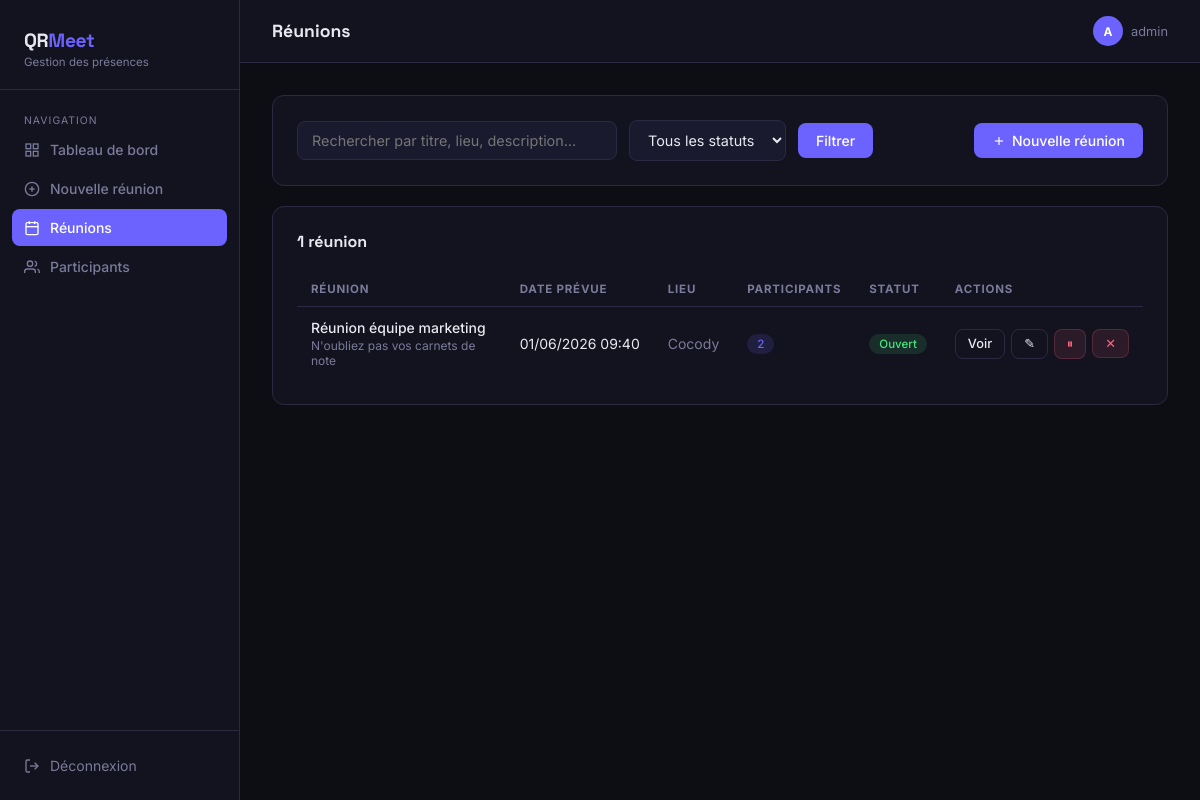
Screenshot of /meetings (signed in) with the database file from the repository.
### app.py (models this page shows)
class Meeting(db.Model):
    id = db.Column(db.Integer, primary_key=True)
    title = db.Column(db.String(200), nullable=False)
    description = db.Column(db.Text, default='')
    location = db.Column(db.String(200), default='')
    scheduled_at = db.Column(db.DateTime, nullable=False)
    created_at = db.Column(db.DateTime, default=datetime.utcnow)
    token = db.Column(db.String(64), unique=True, nullable=False)
    is_active = db.Column(db.Boolean, default=True)
    participants = db.relationship('Participant', backref='meeting', lazy=True, cascade='all, delete-orphan')
    @property
    def participant_count(self):
        return len(self.participants)

### app.py (the view)
@app.route('/meetings')
@login_required
def meetings_list():
    search = request.args.get('q', '').strip()
    status = request.args.get('status', '')  # 'active', 'closed', ou ''
    query = Meeting.query
    if search:
        query = query.filter(
            (Meeting.title.ilike(f'%{search}%')) |
            (Meeting.location.ilike(f'%{search}%')) |
            (Meeting.description.ilike(f'%{search}%'))
        )
    if status == 'active':
        query = query.filter_by(is_active=True)
    elif status == 'closed':
        query = query.filter_by(is_active=False)
    meetings = query.order_by(Meeting.scheduled_at.desc()).all()
    return render_template('meetings.html', meetings=meetings, search=search, status=status)

### app.py (called while the page is built)
def login_required(f):
    @wraps(f)
    def decorated(*args, **kwargs):
        if 'admin_id' not in session:
            return redirect(url_for('login'))
        return f(*args, **kwargs)
    return decorated

### templates/meetings.html (shortened to what this page needs)
{% extends "base.html" %}
{% block page_title %}Réunions{% endblock %}
{% block content %}
<div class="card" style="margin-bottom:20px">
  <form method="GET" style="display:flex;gap:12px;align-items:center;flex-wrap:wrap">
    <input type="text" name="q" value="{{ search }}" placeholder="Rechercher par titre, lieu, description…" style="max-width:320px">
    <select name="status" style="width:auto;padding:10px 14px">
      <option value="" {% if not status %}selected{% endif %}>Tous les statuts</option>
    </select>
    <button type="submit" class="btn btn-primary">Filtrer</button>
    <a href="{{ url_for('new_meeting') }}" class="btn btn-primary" style="margin-left:auto">
      <svg viewBox="0 0 24 24" fill="none" stroke="currentColor" stroke-width="2" style="width:14px;height:14px"><line x1="12" y1="5" x2="12" y2="19"/><line x1="5" y1="12" x2="19" y2="12"/></svg>
      Nouvelle réunion
    </a>
  </form>
</div>
<div class="card">
  <div class="card-header">
    <span class="card-title">
      {{ meetings|length }} réunion{{ 's' if meetings|length > 1 else '' }}
    </span>
  </div>
  {% if meetings %}
  <div class="table-wrap">
    <table>
      <thead>
        <tr>
          <th>Réunion</th>
          <th>Date prévue</th>
          <th>Lieu</th>
          <th>Participants</th>
          <th>Statut</th>
          <th>Actions</th>
        </tr>
      </thead>
      <tbody>
        {% for m in meetings %}
        <tr>
          <td>
            <a href="{{ url_for('meeting_detail', meeting_id=m.id) }}" style="color:var(--text);text-decoration:none;font-weight:500">
              {{ m.title }}
            </a>
            {% if m.description %}
            <div style="font-size:0.75rem;color:var(--text-muted);margin-top:2px">
              {{ m.description[:60] }}{% if m.description|length > 60 %}…{% endif %}
            </div>
            {% endif %}
          </td>
          <td style="white-space:nowrap">{{ m.scheduled_at.strftime('%d/%m/%Y %H:%M') }}</td>
          <td style="color:var(--text-muted)">{{ m.location or '—' }}</td>
          <td><span class="badge badge-count">{{ m.participant_count }}</span></td>
          <td>
            <span class="badge {{ 'badge-active' if m.is_active else 'badge-inactive' }}">
              {{ 'Ouvert' if m.is_active else 'Fermé' }}
            </span>
          </td>
          <td>
            <div style="display:flex;gap:6px">
              <a href="{{ url_for('meeting_detail', meeting_id=m.id) }}" class="btn btn-outline btn-sm">Voir</a>
              <a href="{{ url_for('edit_meeting', meeting_id=m.id) }}" class="btn btn-outline btn-sm">✎</a>
              <form method="POST" action="{{ url_for('toggle_meeting', meeting_id=m.id) }}" style="display:inline">
                <button type="submit" class="btn btn-sm {{ 'btn-danger' if m.is_active else 'btn-success' }}"
                        title="{{ 'Fermer' if m.is_active else 'Rouvrir' }}">
                  {{ '⏸' if m.is_active else '▶' }}
                </button>
              </form>
              <form method="POST" action="{{ url_for('delete_meeting', meeting_id=m.id) }}" style="display:inline"
                    onsubmit="return confirm('Supprimer cette réunion et tous ses participants ?')">
                <button type="submit" class="btn btn-danger btn-sm" title="Supprimer">✕</button>
              </form>
            </div>
          </td>
        </tr>
        {% endfor %}
      </tbody>
    </table>
  </div>
  {% endif %}
</div>
{% endblock %}

### templates/base.html (style rules this page uses)
:root { --bg: #0d0d14; --surface: #13131f; --surface2: #1a1a2e; --border: #2a2a42; --accent: #6c63ff; --accent2: #ff6584; --accent3: #43e97b; --text: #e8e8f0; --text-muted: #7a7a9a; --radius: 12px; --font-head: 'Space Grotesk', sans-serif; --font-body: 'Inter', sans-serif; }
*, *::before, *::after { box-sizing: border-box; margin: 0; padding: 0; }
body { font-family: var(--font-body); background: var(--bg); color: var(--text); min-height: 100vh; display: flex; }
.card { background: var(--surface); border: 1px solid var(--border); border-radius: var(--radius); padding: 24px; }
.card-header { display: flex; align-items: center; justify-content: space-between; margin-bottom: 20px; }
.card-title { font-family: var(--font-head); font-size: 1rem; font-weight: 700; }
.btn { display: inline-flex; align-items: center; gap: 6px; padding: 9px 18px; border-radius: 8px; font-size: 0.875rem; font-weight: 500; font-family: var(--font-body); cursor: pointer; border: none; text-decoration: none; transition: all 0.15s; }
.btn-primary { background: var(--accent); color: #fff; }
.btn-outline { background: transparent; color: var(--text); border: 1px solid var(--border); }
.btn-danger { background: rgba(255,101,132,0.1); color: var(--accent2); border: 1px solid rgba(255,101,132,0.2); }
.btn-sm { padding: 6px 12px; font-size: 0.8rem; }
.table-wrap { overflow-x: auto; }
table { width: 100%; border-collapse: collapse; font-size: 0.875rem; }
th { text-align: left; padding: 10px 14px; font-size: 0.72rem; text-transform: uppercase; letter-spacing: 0.07em; color: var(--text-muted); border-bottom: 1px solid var(--border); }
td { padding: 12px 14px; border-bottom: 1px solid rgba(42,42,66,0.5); vertical-align: middle; }
tr:last-child td { border-bottom: none; }
.badge { display: inline-flex; align-items: center; gap: 4px; padding: 3px 10px; border-radius: 20px; font-size: 0.72rem; font-weight: 500; }
.badge-active { background: rgba(67,233,123,0.12); color: var(--accent3); }
.badge-count { background: rgba(108,99,255,0.15); color: var(--accent); }
input, textarea, select { width: 100%; padding: 10px 14px; background: var(--surface2); border: 1px solid var(--border); border-radius: 8px; color: var(--text); font-family: var(--font-body); font-size: 0.9rem; transition: border-color 0.15s; }

### rows the page displays
Meeting: title "Réunion équipe marketing", description "N'oubliez pas vos carnets de note", scheduled_at "01/06/2026 09:40", location "Cocody", participant_count "2", is_active "Ouvert", is_active "⏸"

### other values shown
{{ session.admin_name[0]|upper }} "A"
{{ session.admin_name }} "admin"
{{ meetings|length }} "1"
